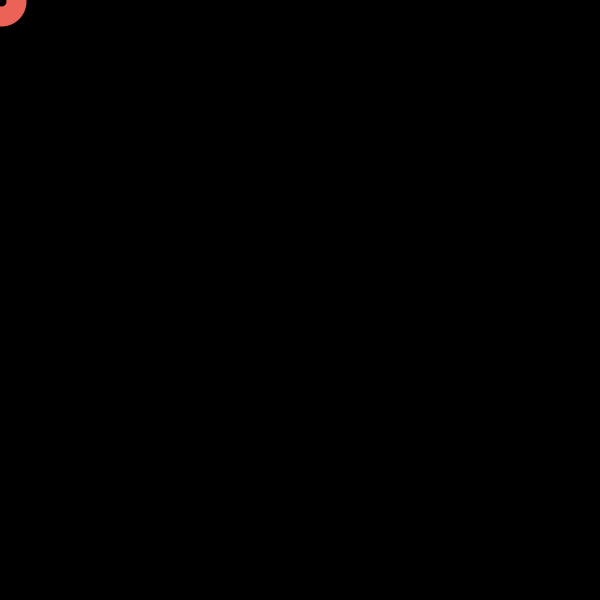
Frame 1 (no input)
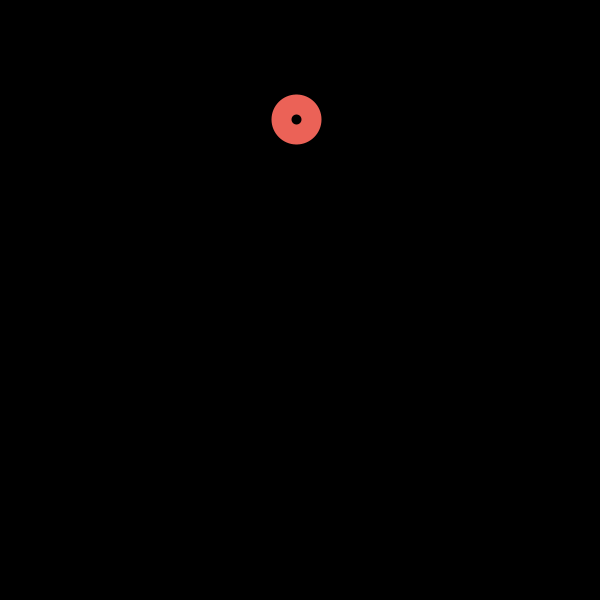
Frame 60 (the mouse pressed at the canvas centre just before this capture)
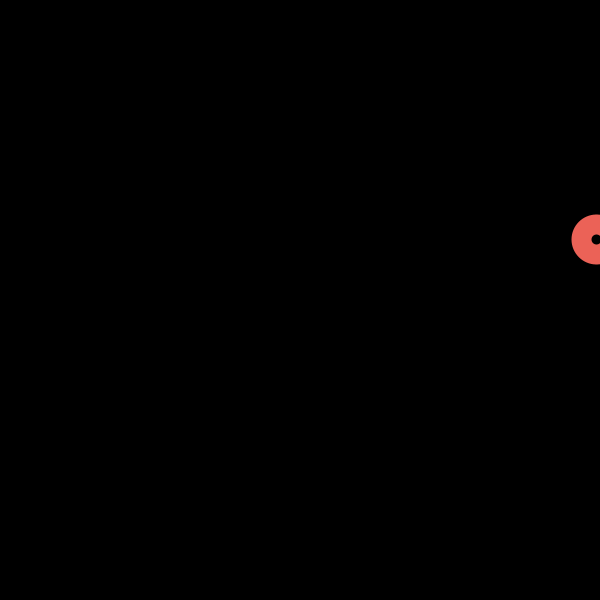
Frame 120 (the mouse held since frame 60 and released just before this capture)

The Processing sketch that drew these frames (run headless with seeded random() and noise(); from frame 60 on, the mouse is pressed at the canvas centre):

// Processing sketch: processing_90714
// ── processing_90714.pde

/*
Alek Dimitric
It's alive!
make a circle that "breathes" using variables and for loops
*/


int xPos = 1; 
int yPos = 1;
int xCount = 5;
int yCount = 2;
void setup (){
  frameRate (60);
  size(600,600);
  smooth();
}


void draw(){
    background(0);
    noFill();
    stroke(235, 98, 87);
    strokeWeight(20);
    ellipse(xPos,yPos,30,30);
    xPos = xPos + xCount; //index x position by 1
    if (xPos >= 600 || xPos <=0){
      xCount = -xCount; // reverse when hit the x edge
    }
    yPos = round(yPos + (yCount*1.0)); //index y position by 1
    if (yPos >= 600 || yPos <=0){
      yCount = -yCount; // reverse when hit the y edge
    }
}
